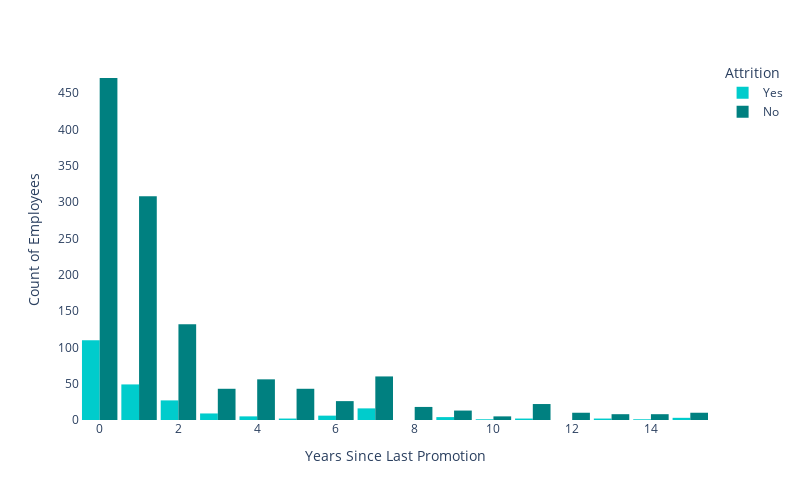

Here is the notebook cell this chart was saved with:
### Markdown cell above
#### 5. Are there patterns in the number of years worked or promotions recevied concering attrition?

### Code cell
fig = px.histogram(df, x = 'YearsSinceLastPromotion', color = 'Attrition', barmode = 'group'
             , color_discrete_sequence = ['#00cccc', '#008080'])
fig.update_layout(bargap = 0.1, width = 800, height = 500, plot_bgcolor = '#FFFFFF')
fig.update_xaxes(title = 'Years Since Last Promotion', showgrid = False)
fig.update_yaxes(title = 'Count of Employees', showgrid = False)
fig.show()

### Figure 1 — Plotly figure (JSON) as saved in the notebook; plotly's stock layout.template omitted (floating-point values rounded to 4 significant figures; data arrays with more than 128 entries replaced by an {"elided": "..."} marker saying what was removed)
{"data": [{"alignmentgroup": "True", "bingroup": "x", "hovertemplate": "Attrition=Yes<br>YearsSinceLastPromotion=%{x}<br>count=%{y}<extra></extra>", "legendgroup": "Yes", "marker": {"color": "#00cccc", "pattern": {"shape": ""}}, "name": "Yes", "offsetgroup": "Yes", "orientation": "v", "showlegend": true, "type": "histogram", "x": {"elided": "237 int values"}, "xaxis": "x", "yaxis": "y"}, {"alignmentgroup": "True", "bingroup": "x", "hovertemplate": "Attrition=No<br>YearsSinceLastPromotion=%{x}<br>count=%{y}<extra></extra>", "legendgroup": "No", "marker": {"color": "#008080", "pattern": {"shape": ""}}, "name": "No", "offsetgroup": "No", "orientation": "v", "showlegend": true, "type": "histogram", "x": {"elided": "1233 int values"}, "xaxis": "x", "yaxis": "y"}], "layout": {"bargap": 0.1, "barmode": "group", "height": 500, "legend": {"title": {"text": "Attrition"}, "tracegroupgap": 0}, "margin": {"t": 60}, "plot_bgcolor": "#FFFFFF", "width": 800, "xaxis": {"anchor": "y", "domain": [0, 1], "showgrid": false, "title": {"text": "Years Since Last Promotion"}}, "yaxis": {"anchor": "x", "domain": [0, 1], "showgrid": false, "title": {"text": "Count of Employees"}}}}
